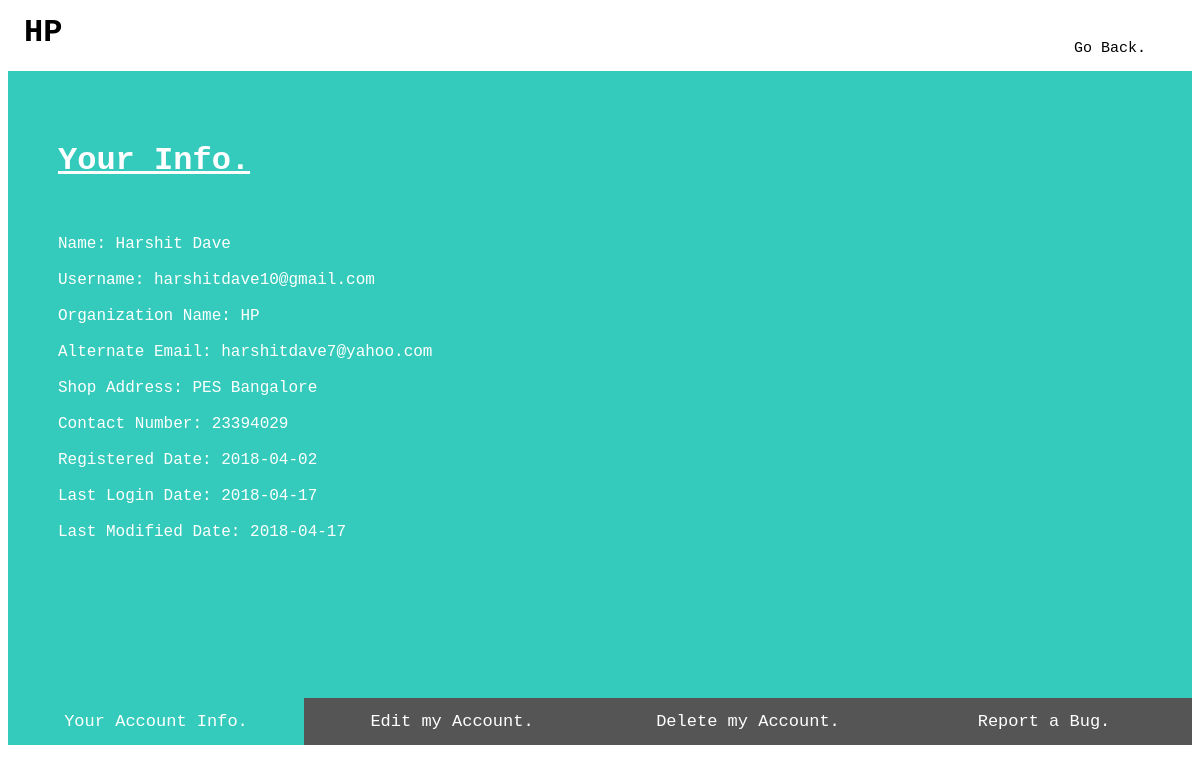
Screenshot of /keeperusersetting.php (signed in) with the database file from the repository.
### tables this page shows
CREATE TABLE `hp_employee` (
  `empid` varchar(50) NOT NULL,
  `E_Gender` varchar(10) DEFAULT NULL,
  `E_Age` int(10) DEFAULT NULL,
  `E_Name` varchar(50) DEFAULT NULL,
  `E_DOJ` date DEFAULT NULL,
  `E_Designation` varchar(50) DEFAULT NULL,
  `E_Salary` int(30) DEFAULT NULL,
  `E_phone` int(20) DEFAULT NULL,
  `E_alter_email` varchar(70) DEFAULT NULL,
  `E_address` varchar(100) DEFAULT NULL,
  `E_experience` int(10) DEFAULT NULL,
  `E_specialization` varchar(50) DEFAULT NULL,
  `com_name` varchar(50) DEFAULT NULL,
  `balance` bigint(20) NOT NULL
);

CREATE TABLE `hp_map` (
  `latitude` float(10,6) DEFAULT NULL,
  `longitude` float(10,6) DEFAULT NULL,
  `address` varchar(100) NOT NULL,
  `city` varchar(50) DEFAULT NULL,
  `shop_id` varchar(50) DEFAULT NULL,
  `h_id` varchar(50) DEFAULT NULL,
  `type` char(1) NOT NULL
);

CREATE TABLE `hp_shop_keeper` (
  `keep_id` int(50) NOT NULL,
  `shop_id` varchar(50) DEFAULT NULL,
  `empid` varchar(50) DEFAULT NULL,
  `username` varchar(50) DEFAULT NULL,
  `password` varchar(50) DEFAULT NULL,
  `count` int(20) DEFAULT NULL,
  `imgpath` varchar(50) DEFAULT NULL,
  `cooid` varchar(50) DEFAULT NULL,
  `lldt` date DEFAULT NULL,
  `regdate` date DEFAULT NULL,
  `last_mod` date DEFAULT NULL,
  `question` varchar(50) DEFAULT NULL,
  `answer` varchar(50) DEFAULT NULL,
  `approval` int(1) DEFAULT NULL
);

### keeperusersetting.php (the view, shortened to what this page needs)
<?php
include("config.php");
mysqli_select_db($db_cn,"$dbname")or die("cannot select DB");
				$uname=$_SESSION["username"];
				$cname=$_SESSION["com_name"];
				if(($_SESSION["username"]))
				{
				$cname1=strtolower($cname);
				$c3=$cname1.'_shop_keeper';
				$e3=$cname1.'_employee';
				$m3=$cname1.'_map';
				$result9 = mysqli_query($db_cn, "SELECT * FROM `$c3` WHERE username='$uname' ");
				$count=mysqli_num_rows($result9);
					if($count>=1)
					{
					while($row5 = mysqli_fetch_array($result9))
					{
						$empid=$row5["empid"];
						$shopid=$row5["shop_id"];
						$last_mod=$row5["last_mod"];
						$lldt=$row5["lldt"];
						$regdate=$row5["regdate"];
					}
					}
					$result1=mysqli_query($db_cn, "SELECT * FROM `$e3` WHERE empid='$empid' ");
					while($row7 = mysqli_fetch_array($result1))
					{
						$fname=$row7["E_Name"];
						$altemail=$row7["E_alter_email"];
						$phno=$row7["E_phone"];
					}
					$result2=mysqli_query($db_cn, "select * from `$m3` where shop_id='$shopid' ");
					while($row6 = mysqli_fetch_array($result2))
					{
						$shop_add=$row6["address"];
					}
			}
				else
				{
					header("location:signin.php");
				}
?>
<html>
	<head>
	</head>
	<body>
		<div class="nav-bar" id="nav">
			<div class="imgset" id="logo">
				<font size="6">
					<b><?php echo $cname?></b>
				</font>
			</div>
	               <input type="button" name="" value="Go Back." class="but" onclick="openNav()">
		</div>
    <div id="yourinfo" class="tabcontent" style="display: block;">
      <h1><u>Your Info.</u></h1><br>
      <p>
				<label>Name: <?php echo $fname?></label><br><br>
				<label>Username: <?php echo $uname?></label><br><br>
				<label>Organization Name: <?php echo $cname?></label><br><br>
				<label>Alternate Email: <?php echo $altemail?></label><br><br>
				<label>Shop Address: <?php echo $shop_add?></label><br><br>
				<label>Contact Number: <?php echo $phno?></label><br><br>
				<label>Registered Date: <?php echo $regdate?></label><br><br>
				<label>Last Login Date: <?php echo $lldt?></label><br><br>
				<label>Last Modified Date: <?php echo $last_mod?></label><br><br>
      </p>
    </div>
    <button class="tablink active" style="background-color: #34cbbc;" onclick="openBottomTab('yourinfo', this, '#34cbbc')">Your Account Info.</button>
    <button class="tablink" onclick="openBottomTab('edit', this, '#d5bf2b')">Edit my Account.</button>
    <button class="tablink" onclick="openBottomTab('del', this, '#4364bc')">Delete my Account.</button>
    <button class="tablink" onclick="openBottomTab('rep', this, '#59a678')">Report a Bug.</button>
	</body>
</html>

### keeperusersetting.php (style rules this page uses)
* { box-sizing: border-box; font-family: "Segoe UI Light",monospace; }
.nav-bar { position: relative; background-color: #60b0f4; top: 0px; left: 0px; z-index: 1; position: fixed; border-color: transparent; }
.imgset { position: absolute; top: 0%; left: 2%; }
#nav { height: 12%; background: transparent; // Transparent can also be used. display: block; position: fixed; width: 100%; z-index: 1; color: black; transition: all ease .3s; }
#logo { top: 15%; color: black; font-size: 18px; transition: all ease .5s; height: 15% !important; }
.but { float: right; background-color: inherit; border: 0px; height: 100%; width: 15%; outline: none; font-size: 15px; }
.tablink { background-color: #555; color: white; float: left; border: none; outline: none; cursor: pointer; padding: 14px 16px; font-size: 17px; width: 25%; margin-top: 0%; }
.tabcontent { color: white; display: none; padding: 50px; -webkit-animation: fadeEffect 1s; animation: fadeEffect 1s; margin-top: 6%; margin-right: 0%; margin-left: 0%; height: 80%; }
#yourinfo { background-color:#34cbbc; }

### rows the page displays
hp_employee: E_Name "Harshit Dave", E_alter_email "harshitdave7@yahoo.com", E_phone "23394029"
hp_map: address "PES Bangalore"
hp_shop_keeper: regdate "2018-04-02", lldt "2018-04-17", last_mod "2018-04-17"

### other values shown
$cname "HP"
$uname "harshitdave10@gmail.com"
